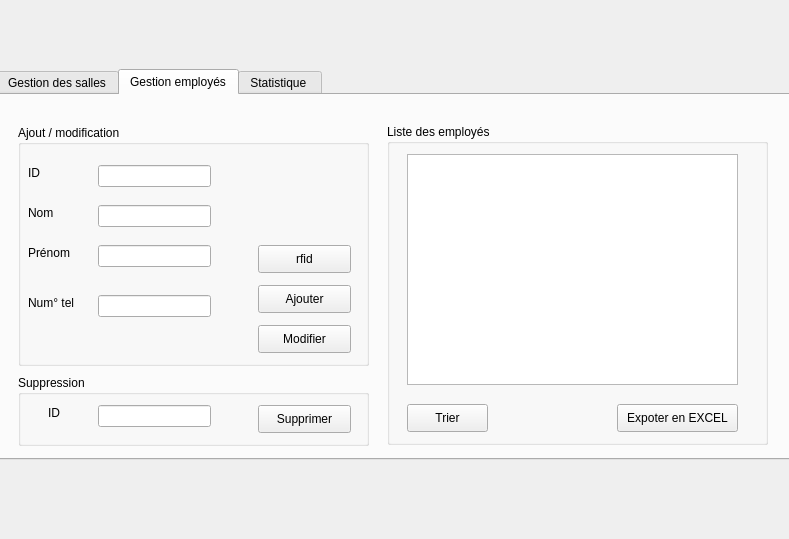
<?xml version="1.0" encoding="UTF-8"?>
<ui version="4.0">
 <class>serviceTech</class>
 <widget class="QDialog" name="serviceTech">
  <property name="geometry">
   <rect>
    <x>0</x>
    <y>0</y>
    <width>789</width>
    <height>539</height>
   </rect>
  </property>
  <property name="windowTitle">
   <string>Dialog</string>
  </property>
  <widget class="QLabel" name="label">
   <property name="geometry">
    <rect>
     <x>-5</x>
     <y>-5</y>
     <width>801</width>
     <height>551</height>
    </rect>
   </property>
   <property name="text">
    <string/>
   </property>
   <property name="pixmap">
    <pixmap resource="cinemApp.qrc">:/new/prefix1/cinemApp.jpg</pixmap>
   </property>
   <property name="scaledContents">
    <bool>true</bool>
   </property>
  </widget>
  <widget class="QTabWidget" name="tabWidget">
   <property name="geometry">
    <rect>
     <x>-4</x>
     <y>69</y>
     <width>801</width>
     <height>391</height>
    </rect>
   </property>
   <property name="currentIndex">
    <number>1</number>
   </property>
   <widget class="QWidget" name="tab_3">
    <attribute name="title">
     <string>Gestion des salles</string>
    </attribute>
    <widget class="QGroupBox" name="groupBox">
     <property name="geometry">
      <rect>
       <x>30</x>
       <y>30</y>
       <width>371</width>
       <height>191</height>
      </rect>
     </property>
     <property name="title">
      <string>Ajout / modification</string>
     </property>
     <widget class="QLabel" name="label_2">
      <property name="geometry">
       <rect>
        <x>20</x>
        <y>70</y>
        <width>71</width>
        <height>16</height>
       </rect>
      </property>
      <property name="text">
       <string>Num° salle</string>
      </property>
     </widget>
     <widget class="QLabel" name="label_3">
      <property name="geometry">
       <rect>
        <x>20</x>
        <y>110</y>
        <width>56</width>
        <height>16</height>
       </rect>
      </property>
      <property name="text">
       <string>Capacité</string>
      </property>
     </widget>
     <widget class="QLabel" name="label_4">
      <property name="geometry">
       <rect>
        <x>20</x>
        <y>150</y>
        <width>56</width>
        <height>16</height>
       </rect>
      </property>
      <property name="text">
       <string>état</string>
      </property>
     </widget>
     <widget class="QLineEdit" name="numsalle">
      <property name="geometry">
       <rect>
        <x>100</x>
        <y>70</y>
        <width>113</width>
        <height>22</height>
       </rect>
      </property>
     </widget>
     <widget class="QLineEdit" name="capacitesalle">
      <property name="geometry">
       <rect>
        <x>100</x>
        <y>110</y>
        <width>113</width>
        <height>22</height>
       </rect>
      </property>
     </widget>
     <widget class="QPushButton" name="pushButton_modifS">
      <property name="geometry">
       <rect>
        <x>260</x>
        <y>110</y>
        <width>93</width>
        <height>28</height>
       </rect>
      </property>
      <property name="styleSheet">
       <string notr="true">QPushButton::hover
{
	background-color: qlineargradient(spread:pad, x1:0, y1:0.511, x2:1, y2:0.511, stop:0 rgba(0, 207, 179, 255),stop:1 rgb(108, 135, 255));

}</string>
      </property>
      <property name="text">
       <string>Modifier</string>
      </property>
     </widget>
     <widget class="QPushButton" name="pushButton_ajoutsalle">
      <property name="geometry">
       <rect>
        <x>260</x>
        <y>150</y>
        <width>93</width>
        <height>28</height>
       </rect>
      </property>
      <property name="styleSheet">
       <string notr="true">QPushButton::hover
{
	background-color: qlineargradient(spread:pad, x1:0, y1:0.511, x2:1, y2:0.511, stop:0 rgba(0, 207, 179, 255),stop:1 rgb(108, 135, 255));

}</string>
      </property>
      <property name="text">
       <string>Ajouter</string>
      </property>
     </widget>
     <widget class="QLineEdit" name="etatsalle">
      <property name="geometry">
       <rect>
        <x>100</x>
        <y>150</y>
        <width>113</width>
        <height>22</height>
       </rect>
      </property>
     </widget>
    </widget>
    <widget class="QGroupBox" name="groupBox_2">
     <property name="geometry">
      <rect>
       <x>30</x>
       <y>230</y>
       <width>371</width>
       <height>101</height>
      </rect>
     </property>
     <property name="title">
      <string>Suppression</string>
     </property>
     <widget class="QLabel" name="label_5">
      <property name="geometry">
       <rect>
        <x>20</x>
        <y>50</y>
        <width>71</width>
        <height>16</height>
       </rect>
      </property>
      <property name="text">
       <string>Num° salle</string>
      </property>
     </widget>
     <widget class="QLineEdit" name="lineEdit_suppSalle">
      <property name="geometry">
       <rect>
        <x>120</x>
        <y>50</y>
        <width>113</width>
        <height>22</height>
       </rect>
      </property>
     </widget>
     <widget class="QPushButton" name="pushButton_suppSalle">
      <property name="geometry">
       <rect>
        <x>260</x>
        <y>50</y>
        <width>93</width>
        <height>28</height>
       </rect>
      </property>
      <property name="styleSheet">
       <string notr="true">QPushButton::hover
{
	background-color: qlineargradient(spread:pad, x1:0, y1:0.511, x2:1, y2:0.511, stop:0 rgba(0, 207, 179, 255),stop:1 rgb(108, 135, 255));

}</string>
      </property>
      <property name="text">
       <string>Supprimer</string>
      </property>
     </widget>
    </widget>
    <widget class="QGroupBox" name="groupBox_3">
     <property name="geometry">
      <rect>
       <x>419</x>
       <y>29</y>
       <width>361</width>
       <height>301</height>
      </rect>
     </property>
     <property name="title">
      <string>Liste des salles</string>
     </property>
     <widget class="QTableView" name="tableView_salle">
      <property name="geometry">
       <rect>
        <x>20</x>
        <y>40</y>
        <width>321</width>
        <height>211</height>
       </rect>
      </property>
     </widget>
     <widget class="QPushButton" name="pushButton_pdf">
      <property name="geometry">
       <rect>
        <x>20</x>
        <y>260</y>
        <width>111</width>
        <height>28</height>
       </rect>
      </property>
      <property name="styleSheet">
       <string notr="true">QPushButton::hover
{
	background-color: qlineargradient(spread:pad, x1:0, y1:0.511, x2:1, y2:0.511, stop:0 rgba(0, 207, 179, 255),stop:1 rgb(108, 135, 255));

}</string>
      </property>
      <property name="text">
       <string>Exopter en PDF</string>
      </property>
     </widget>
    </widget>
   </widget>
   <widget class="QWidget" name="tab_4">
    <attribute name="title">
     <string>Gestion employés</string>
    </attribute>
    <widget class="QGroupBox" name="groupBox_4">
     <property name="geometry">
      <rect>
       <x>20</x>
       <y>30</y>
       <width>351</width>
       <height>241</height>
      </rect>
     </property>
     <property name="title">
      <string>Ajout / modification</string>
     </property>
     <widget class="QLabel" name="label_6">
      <property name="geometry">
       <rect>
        <x>10</x>
        <y>40</y>
        <width>56</width>
        <height>16</height>
       </rect>
      </property>
      <property name="text">
       <string>ID</string>
      </property>
     </widget>
     <widget class="QLabel" name="label_7">
      <property name="geometry">
       <rect>
        <x>10</x>
        <y>80</y>
        <width>56</width>
        <height>16</height>
       </rect>
      </property>
      <property name="text">
       <string>Nom </string>
      </property>
     </widget>
     <widget class="QLabel" name="label_8">
      <property name="geometry">
       <rect>
        <x>10</x>
        <y>120</y>
        <width>56</width>
        <height>16</height>
       </rect>
      </property>
      <property name="text">
       <string>Prénom</string>
      </property>
     </widget>
     <widget class="QLabel" name="label_15">
      <property name="geometry">
       <rect>
        <x>10</x>
        <y>170</y>
        <width>56</width>
        <height>16</height>
       </rect>
      </property>
      <property name="text">
       <string>Num° tel</string>
      </property>
     </widget>
     <widget class="QLineEdit" name="lineEdit_IDE">
      <property name="geometry">
       <rect>
        <x>80</x>
        <y>40</y>
        <width>113</width>
        <height>22</height>
       </rect>
      </property>
     </widget>
     <widget class="QLineEdit" name="lineEdit_nomE">
      <property name="geometry">
       <rect>
        <x>80</x>
        <y>80</y>
        <width>113</width>
        <height>22</height>
       </rect>
      </property>
     </widget>
     <widget class="QLineEdit" name="lineEdit_prenomE">
      <property name="geometry">
       <rect>
        <x>80</x>
        <y>120</y>
        <width>113</width>
        <height>22</height>
       </rect>
      </property>
     </widget>
     <widget class="QLineEdit" name="lineEdit_numE">
      <property name="geometry">
       <rect>
        <x>80</x>
        <y>170</y>
        <width>113</width>
        <height>22</height>
       </rect>
      </property>
     </widget>
     <widget class="QPushButton" name="pushButton_modifEmp">
      <property name="geometry">
       <rect>
        <x>240</x>
        <y>200</y>
        <width>93</width>
        <height>28</height>
       </rect>
      </property>
      <property name="styleSheet">
       <string notr="true">QPushButton::hover
{
	background-color: qlineargradient(spread:pad, x1:0, y1:0.511, x2:1, y2:0.511, stop:0 rgba(0, 207, 179, 255),stop:1 rgb(108, 135, 255));

}</string>
      </property>
      <property name="text">
       <string>Modifier</string>
      </property>
     </widget>
     <widget class="QPushButton" name="pushButton_ajoutE">
      <property name="geometry">
       <rect>
        <x>240</x>
        <y>160</y>
        <width>93</width>
        <height>28</height>
       </rect>
      </property>
      <property name="styleSheet">
       <string notr="true">QPushButton::hover
{
	background-color: qlineargradient(spread:pad, x1:0, y1:0.511, x2:1, y2:0.511, stop:0 rgba(0, 207, 179, 255),stop:1 rgb(108, 135, 255));

}</string>
      </property>
      <property name="text">
       <string>Ajouter</string>
      </property>
     </widget>
     <widget class="QPushButton" name="arduinoh">
      <property name="geometry">
       <rect>
        <x>240</x>
        <y>120</y>
        <width>93</width>
        <height>28</height>
       </rect>
      </property>
      <property name="styleSheet">
       <string notr="true">QPushButton::hover
{
	background-color: qlineargradient(spread:pad, x1:0, y1:0.511, x2:1, y2:0.511, stop:0 rgba(0, 207, 179, 255),stop:1 rgb(108, 135, 255));

}</string>
      </property>
      <property name="text">
       <string>rfid</string>
      </property>
     </widget>
    </widget>
    <widget class="QGroupBox" name="groupBox_5">
     <property name="geometry">
      <rect>
       <x>20</x>
       <y>280</y>
       <width>351</width>
       <height>71</height>
      </rect>
     </property>
     <property name="title">
      <string>Suppression</string>
     </property>
     <widget class="QLabel" name="label_16">
      <property name="geometry">
       <rect>
        <x>30</x>
        <y>30</y>
        <width>31</width>
        <height>16</height>
       </rect>
      </property>
      <property name="text">
       <string>ID</string>
      </property>
     </widget>
     <widget class="QLineEdit" name="lineEdit_supprimerEmploye">
      <property name="geometry">
       <rect>
        <x>80</x>
        <y>30</y>
        <width>113</width>
        <height>22</height>
       </rect>
      </property>
     </widget>
     <widget class="QPushButton" name="pushButton_supprimerEmploye">
      <property name="geometry">
       <rect>
        <x>240</x>
        <y>30</y>
        <width>93</width>
        <height>28</height>
       </rect>
      </property>
      <property name="styleSheet">
       <string notr="true">QPushButton::hover
{
	background-color: qlineargradient(spread:pad, x1:0, y1:0.511, x2:1, y2:0.511, stop:0 rgba(0, 207, 179, 255),stop:1 rgb(108, 135, 255));

}</string>
      </property>
      <property name="text">
       <string>Supprimer</string>
      </property>
     </widget>
    </widget>
    <widget class="QGroupBox" name="groupBox_6">
     <property name="geometry">
      <rect>
       <x>389</x>
       <y>29</y>
       <width>381</width>
       <height>321</height>
      </rect>
     </property>
     <property name="title">
      <string>Liste des employés</string>
     </property>
     <widget class="QTableView" name="tableView_employe">
      <property name="geometry">
       <rect>
        <x>20</x>
        <y>30</y>
        <width>331</width>
        <height>231</height>
       </rect>
      </property>
     </widget>
     <widget class="QPushButton" name="Tri">
      <property name="geometry">
       <rect>
        <x>20</x>
        <y>280</y>
        <width>81</width>
        <height>28</height>
       </rect>
      </property>
      <property name="styleSheet">
       <string notr="true">QPushButton::hover
{
	background-color: qlineargradient(spread:pad, x1:0, y1:0.511, x2:1, y2:0.511, stop:0 rgba(0, 207, 179, 255),stop:1 rgb(108, 135, 255));

}</string>
      </property>
      <property name="text">
       <string>Trier</string>
      </property>
     </widget>
     <widget class="QPushButton" name="expoter_pdf">
      <property name="geometry">
       <rect>
        <x>230</x>
        <y>280</y>
        <width>121</width>
        <height>28</height>
       </rect>
      </property>
      <property name="styleSheet">
       <string notr="true">QPushButton::hover
{
	background-color: qlineargradient(spread:pad, x1:0, y1:0.511, x2:1, y2:0.511, stop:0 rgba(0, 207, 179, 255),stop:1 rgb(108, 135, 255));

}</string>
      </property>
      <property name="text">
       <string>Expoter en EXCEL</string>
      </property>
     </widget>
    </widget>
   </widget>
   <widget class="QWidget" name="tab_5">
    <attribute name="title">
     <string>Statistique </string>
    </attribute>
    <widget class="QCustomPlot" name="plot" native="true">
     <property name="geometry">
      <rect>
       <x>19</x>
       <y>9</y>
       <width>751</width>
       <height>341</height>
      </rect>
     </property>
    </widget>
   </widget>
  </widget>
 </widget>
 <customwidgets>
  <customwidget>
   <class>QCustomPlot</class>
   <extends>QWidget</extends>
   <header>qcustomplot.h</header>
   <container>1</container>
  </customwidget>
 </customwidgets>
 <resources>
  <include location="cinemApp.qrc"/>
 </resources>
 <connections/>
</ui>
